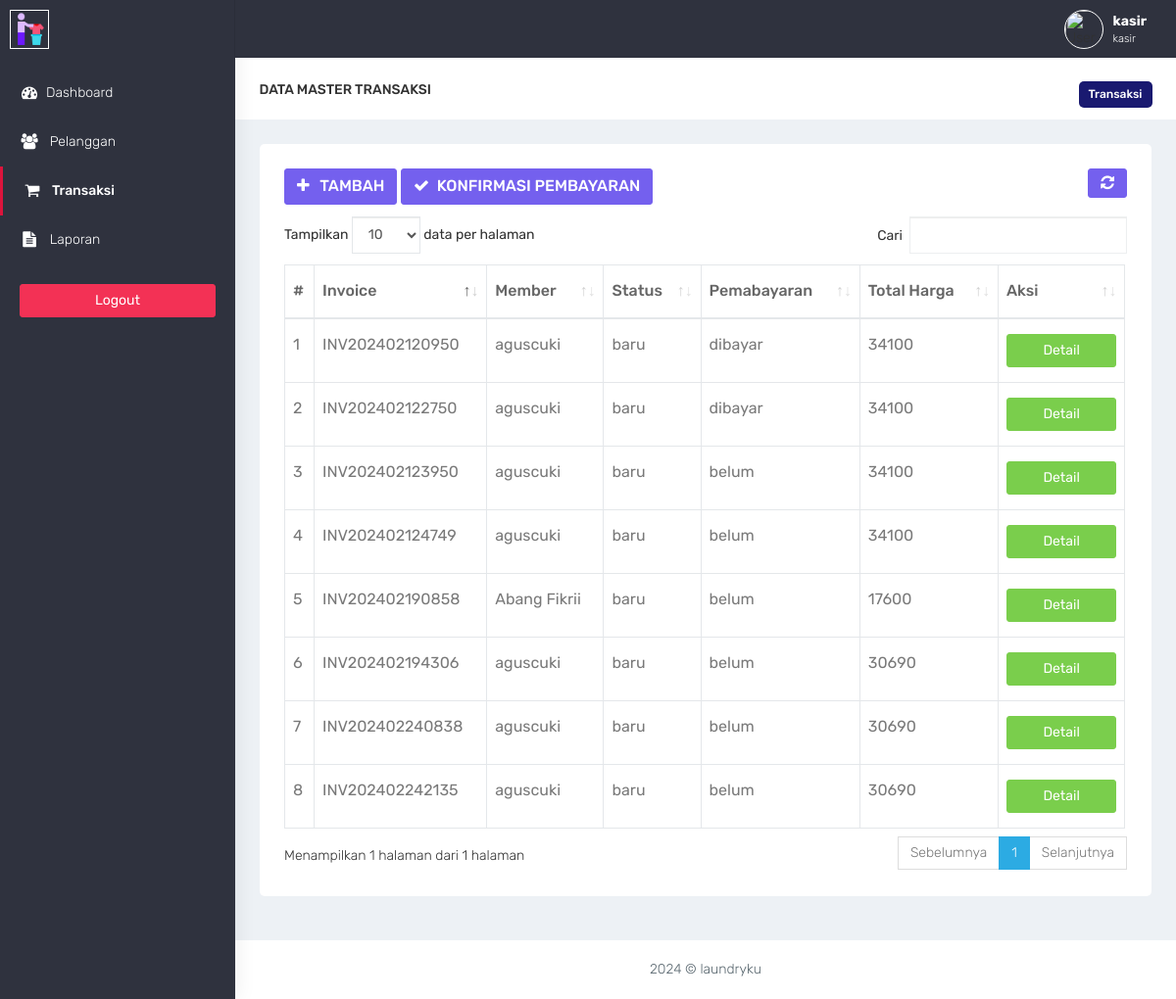
/kasir/transaksi.php (signed in), run on the app's committed database.
### tables this page shows
CREATE TABLE `transaksi` (
  `id_transaksi` int(11) NOT NULL,
  `outlet_id` int(11) DEFAULT NULL,
  `kode_invoice` varchar(100) DEFAULT NULL,
  `member_id` int(11) DEFAULT NULL,
  `tgl` datetime DEFAULT NULL,
  `batas_waktu` datetime DEFAULT NULL,
  `tgl_pembayaran` datetime DEFAULT NULL,
  `biaya_tambahan` int(11) DEFAULT NULL,
  `diskon` double DEFAULT NULL,
  `pajak` double DEFAULT NULL,
  `status` enum('baru','proses','selesai','diambil') DEFAULT NULL,
  `status_bayar` enum('dibayar','belum') DEFAULT NULL,
  `user_id` int(11) DEFAULT NULL
);

CREATE TABLE `member` (
  `id_member` int(11) NOT NULL,
  `nama_member` varchar(100) DEFAULT NULL,
  `alamat_member` text DEFAULT NULL,
  `jenis_kelamin` enum('L','P') DEFAULT NULL,
  `telp_member` varchar(15) DEFAULT NULL,
  `no_ktp` varchar(30) DEFAULT NULL
);

CREATE TABLE `detail_transaksi` (
  `id_detail` int(11) NOT NULL,
  `transaksi_id` int(11) DEFAULT NULL,
  `paket_id` int(11) DEFAULT NULL,
  `qty` double DEFAULT NULL,
  `total_harga` double DEFAULT NULL,
  `keterangan` text DEFAULT NULL,
  `total_bayar` int(11) DEFAULT NULL,
  `total_pajak` int(11) DEFAULT NULL,
  `total_diskon` int(11) DEFAULT NULL,
  `total_asli` int(11) DEFAULT NULL
);

### kasir/functions.php (called while the page is built, shortened)
<?php
function ambildata($conn,$query){
    $data = mysqli_query($conn,$query);
    if (mysqli_num_rows($data) > 0) {
        while($row = mysqli_fetch_assoc($data)){
        $hasil[] = $row;
    }
    return $hasil;
    }
}
?>

### kasir/transaksi.php (the view, shortened to what this page needs)
<?php
$title = 'transaksi';
require 'functions.php';
require 'layout_header.php';
$query = "SELECT transaksi.*,member.nama_member , detail_transaksi.total_harga FROM transaksi INNER JOIN member ON member.id_member = transaksi.member_id INNER JOIN detail_transaksi ON detail_transaksi.transaksi_id = transaksi.id_transaksi ";
$data = ambildata($conn, $query);
?>
<div class="container-fluid">
    <div class="row bg-title">
        <div class="col-lg-3 col-md-4 col-sm-4 col-xs-12">
            <h4 class="page-title">Data Master <?= $title ?></h4>
        </div>
        <div class="col-lg-9 col-sm-8 col-md-8 col-xs-12">
            <ol class="breadcrumb">
                <li class="btn-bread"><a href="#">Transaksi</a></li>
            </ol>
        </div>
    </div>
    <div class="row">
        <div class="col-md-12 col-lg-12 col-sm-12 col-xs-12">
            <div class="white-box rounded">
                <div class="row">
                    <div class="col-md-6">
                        <a href="transaksi_cari_member.php" class="btn btn-primary box-title"><i class="fa fa-plus fa-fw"></i> Tambah</a>
                        <a href="transaksi_konfirmasi.php" class="btn btn-primary box-title"><i class="fa fa-check fa-fw"></i> Konfirmasi Pembayaran</a>
                    </div>
                    <div class="col-md-6 text-right">
                        <button id="btn-refresh" class="btn btn-primary box-title text-right" title="Refresh Data"><i class="fa fa-refresh" id="ic-refresh"></i></button>
                    </div>
                </div>
                <div class="table-responsive">
                    <table class="table table-bordered thead-dark" id="table">
                        <thead class="thead-dark">
                            <tr>
                                <th>#</th>
                                <th>Invoice</th>
                                <th>Member</th>
                                <th>Status</th>
                                <th>Pemabayaran</th>
                                <th>Total Harga</th>
                                <th width="15%">Aksi</th>
                            </tr>
                        </thead>
                        <tbody>
                            <?php foreach ($data as $transaksi) : ?>
                                <tr>
                                    <td></td>
                                    <td><?= $transaksi['kode_invoice'] ?></td>
                                    <td><?= $transaksi['nama_member'] ?></td>
                                    <td><?= $transaksi['status'] ?></td>
                                    <td><?= $transaksi['status_bayar'] ?></td>
                                    <td><?= $transaksi['total_harga'] ?></td>
                                    <td align="center">
                                        <a href="transaksi_detail.php?id=<?= $transaksi['id_transaksi']; ?>" data-toggle="tooltip" data-placement="bottom" title="Edit" class="btn btn-success btn-block">Detail</a>
                                    </td>
                                </tr>
                            <?php endforeach; ?>
                        </tbody>
                    </table>
                </div>
            </div>
        </div>
    </div>
</div>
<?php
require 'layout_footer.php';

### assets/css/colors/default.css (style rules this page uses)
body { background: #fff; }

### kasir/transaksi.php (style rules this page uses)
.rounded { border-radius: 5px; }
.btn-bread { background-color: midnightblue; padding: 5px 10px; border-radius: 5px; }
.btn-bread a { color: white !important; font-size: 12px; font-weight: 500; }

### data on the page
transaksi: kode_invoice "INV202402124749", member.nama_member "aguscuki", status "baru", status_bayar "belum", detail_transaksi.total_harga "34100"
transaksi: kode_invoice "INV202402120950", member.nama_member "aguscuki", status "baru", status_bayar "dibayar", detail_transaksi.total_harga "34100"
transaksi: kode_invoice "INV202402122750", member.nama_member "aguscuki", status "baru", status_bayar "dibayar", detail_transaksi.total_harga "34100"
transaksi: kode_invoice "INV202402123950", member.nama_member "aguscuki", status "baru", status_bayar "belum", detail_transaksi.total_harga "34100"
transaksi: kode_invoice "INV202402190858", member.nama_member "Abang Fikrii", status "baru", status_bayar "belum", detail_transaksi.total_harga "17600"
transaksi: kode_invoice "INV202402194306", member.nama_member "aguscuki", status "baru", status_bayar "belum", detail_transaksi.total_harga "30690"
transaksi: kode_invoice "INV202402242135", member.nama_member "aguscuki", status "baru", status_bayar "belum", detail_transaksi.total_harga "30690"
transaksi: kode_invoice "INV202402240838", member.nama_member "aguscuki", status "baru", status_bayar "belum", detail_transaksi.total_harga "30690"

### other printed values
$title "TRANSAKSI"
